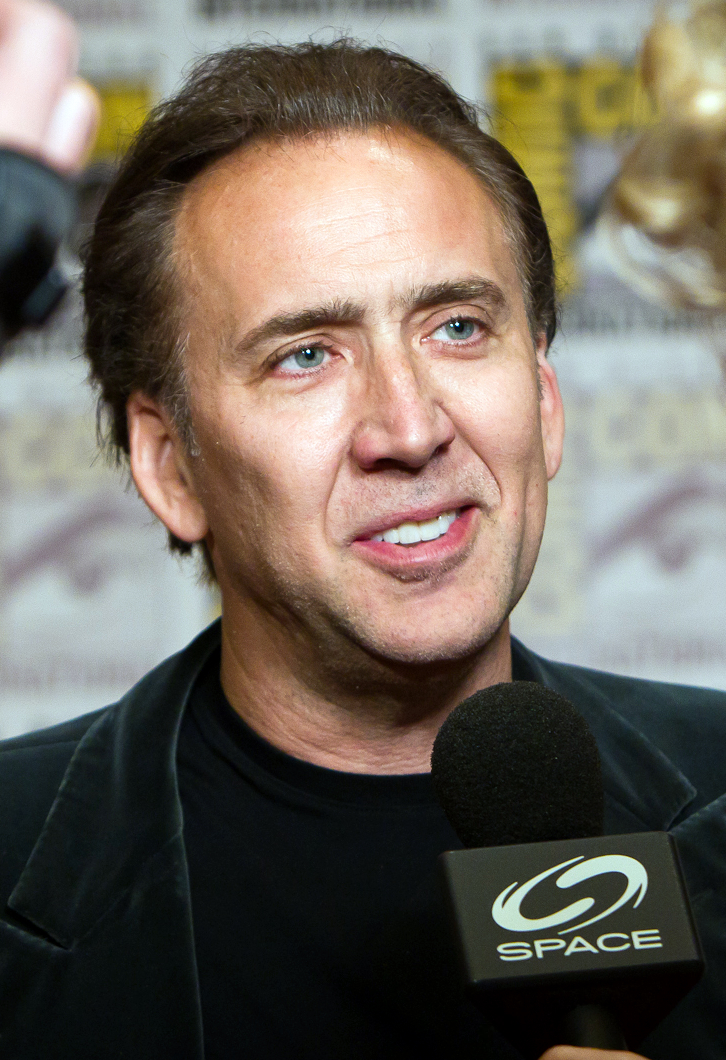
#> input picture ex1.jpg, 726 x 1060 px
$ python opencv_basic_drawing.py
#> lines starting #> are read from the running program, lines starting #| are printed output that depends on the picture; after the words box and inside, x2 and y2 are one past the last pixel; in counts of white or black regions, pixels touching at a corner belong together
import numpy as np
import cv2

canvas = np.zeros((300, 300, 3), dtype="uint8")

blue = (255, 0, 0)
cv2.line(canvas, (300, 0), (0, 300), blue, 2)
cv2.imshow("Canvas1", canvas)
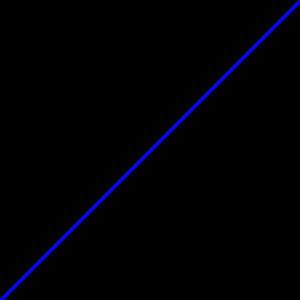
#> window 'Canvas1': shape (300, 300, 3); mean B, G, R 4.2, 0, 0
cv2.waitKey(0)

canvas2 = np.zeros((400, 400, 3), dtype="uint8")

green = (0, 255, 0)
cv2.rectangle(canvas2, (0, 0), (100, 40), green)
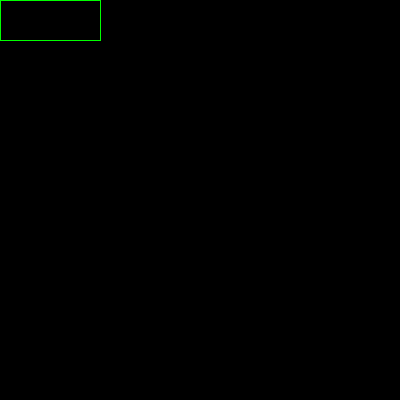
#> canvas2: shape (400, 400, 3); mean of channels 0, 1, 2 0, 0.4, 0; drawn as B, G, R
red = (0, 0, 255)
cv2.rectangle(canvas2, (350, 350), (400, 400), red)
#> canvas2: shape (400, 400, 3); 0.06% of pixels changed, all inside (x1, y1, x2, y2) = (350, 350, 400, 400)
cv2.imshow("Canvas2", canvas2)
cv2.waitKey(0)

canvas3 = np.zeros((300, 300, 3), dtype="uint8")

cv2.circle(canvas3, (40, 40), 40, (255, 0, 0), -1)
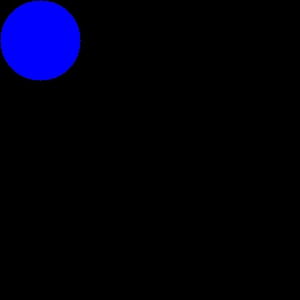
#> canvas3: shape (300, 300, 3); mean of channels 0, 1, 2 14.2, 0, 0; drawn as B, G, R
cv2.circle(canvas3, (150, 150), 60, (0, 0, 255), -1)
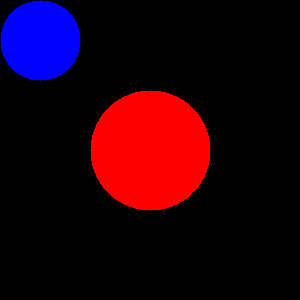
#> canvas3: shape (300, 300, 3); 12.54% of pixels changed, all inside (x1, y1, x2, y2) = (90, 90, 211, 211); drawn as B, G, R

cv2.imshow("Canvas3", canvas3)
cv2.waitKey(0)


canvas4 = np.zeros((300, 300, 3), dtype="uint8")

cv2.rectangle(canvas4, (100, 100), (200, 200), (0, 255, 0), 2)
cv2.circle(canvas4, (150, 150), 30, (255, 255, 0), 2)
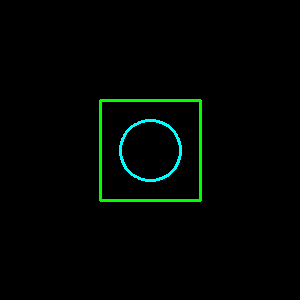
#> canvas4: shape (300, 300, 3); mean of channels 0, 1, 2 1.6, 5, 0; drawn as B, G, R

cv2.imshow("Canvas4", canvas4)
cv2.waitKey(0)

canvas5 = np.zeros((400, 400, 3), dtype="uint8")
center = (200, 200)

for i in range(5):
    size = 40 + i * 20
    top_left = (center[0] - size//2, center[1] - size//2)
    bottom_right = (center[0] + size//2, center[1] + size//2)
    cv2.rectangle(canvas5, top_left, bottom_right, (0, 255, 255), 2)
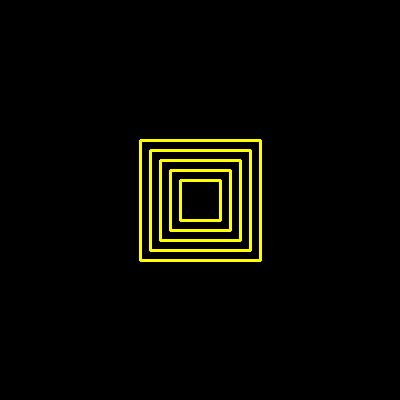
#> canvas5: shape (400, 400, 3); mean of channels 0, 1, 2 0, 7.6, 7.6; drawn as B, G, R

cv2.imshow("Canvas5", canvas5)
cv2.waitKey(0)

canvas6 = cv2.imread("ex1.jpg")
#> canvas6 is the input picture: shape (1060, 726, 3); mean B, G, R 93.3, 103.6, 111.8
cv2.circle(canvas6,(300, 370), 30, red, -1)
cv2.circle(canvas6,(460, 330), 30, red, -1)
cv2.rectangle(canvas6, (350, 500 ), (500, 600), green, -1)
cv2.circle(canvas6,(380, 400), 300, blue, 1)
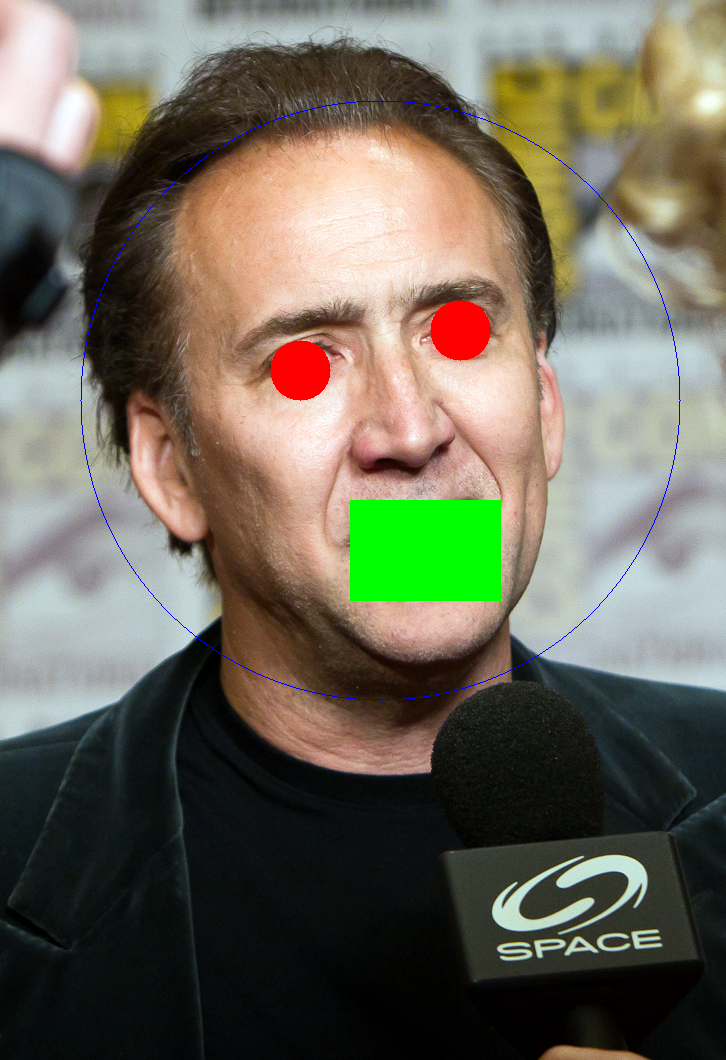
#> canvas6: shape (1060, 726, 3); mean B, G, R 90, 104.5, 108.4
cv2.imshow("Canvas6", canvas6)
cv2.waitKey(0)

$ run again, with example.jpg copied over ex1.jpg
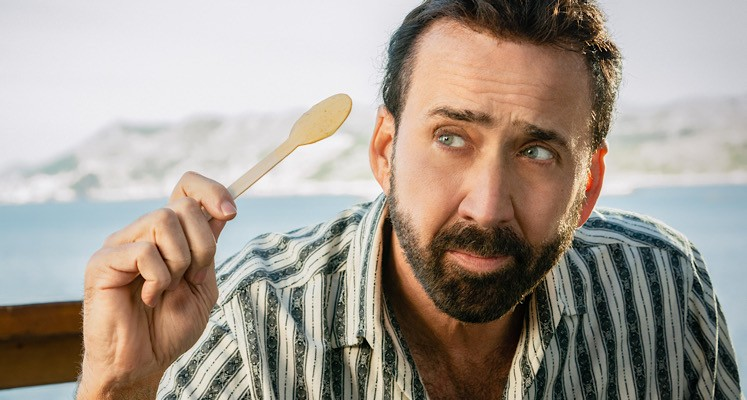
#> input picture example.jpg, 747 x 400 px
#> canvas6 is the input picture: shape (400, 747, 3); mean B, G, R 145.3, 155.2, 165.1
#> `cv2.circle(canvas6,(380, 400), 300, blue, 1)`:
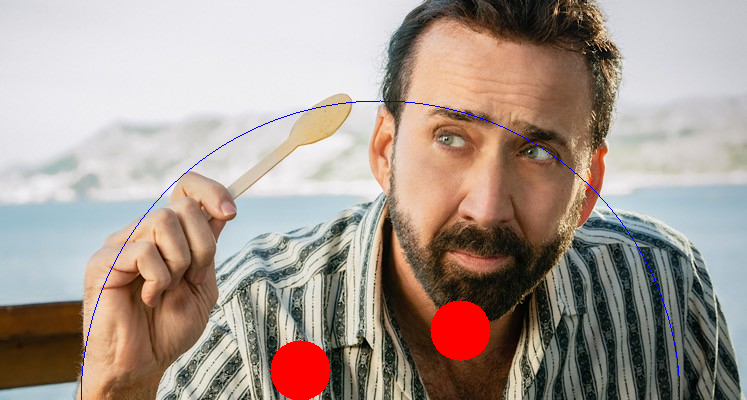
#> canvas6: shape (400, 747, 3); mean B, G, R 144.3, 153, 167.3

$ run again, with example2.jpg copied over ex1.jpg
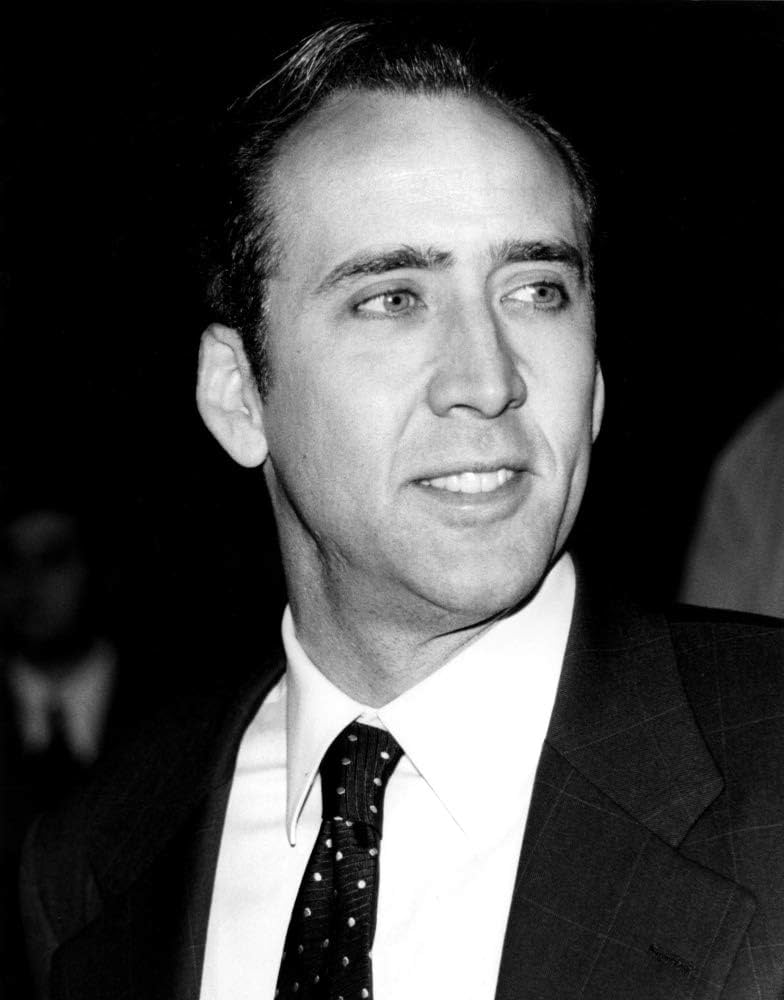
#> input picture example2.jpg, 784 x 1000 px
#> canvas6 is the input picture: shape (1000, 784, 3); min 0, max 255, mean 71.6
#> `cv2.circle(canvas6,(380, 400), 300, blue, 1)`:
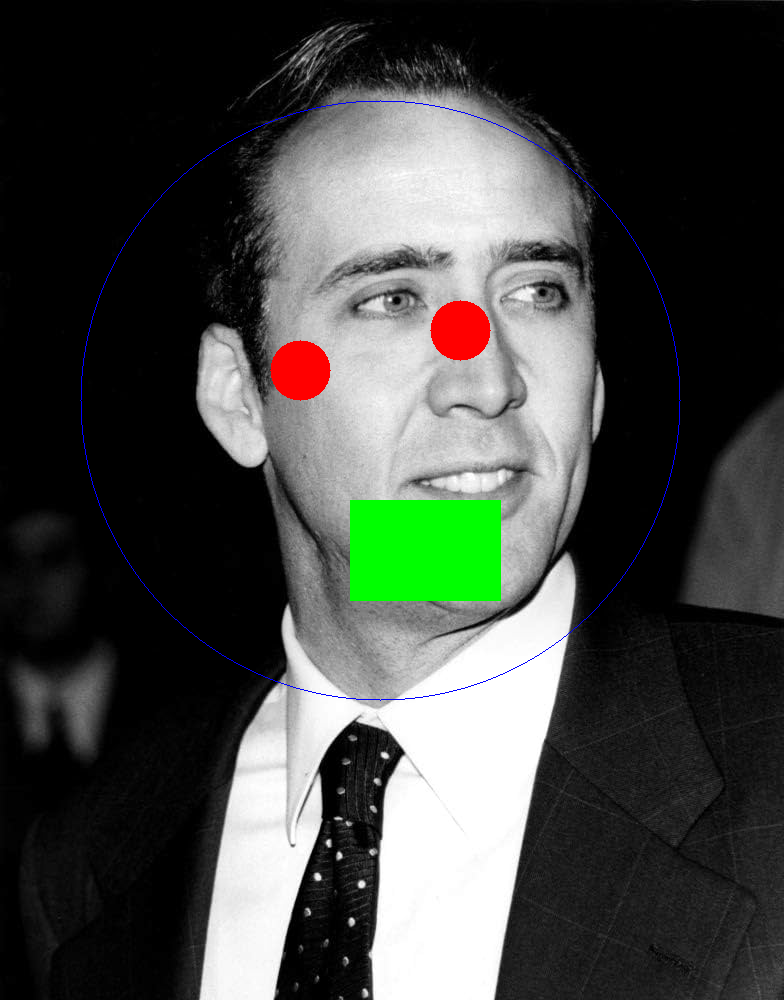
#> canvas6: shape (1000, 784, 3); mean B, G, R 67.3, 71.7, 68.6

$ run again, with image.jpg copied over ex1.jpg
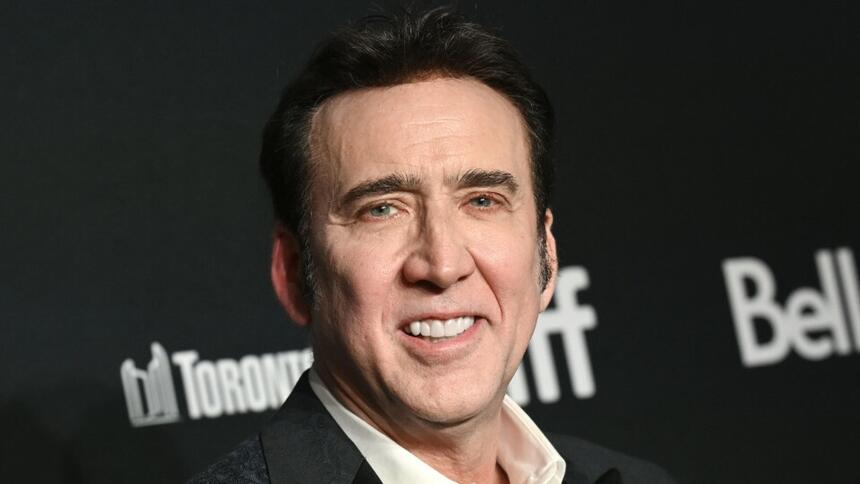
#> input picture image.jpg, 860 x 484 px
#> canvas6 is the input picture: shape (484, 860, 3); mean B, G, R 55.2, 60.8, 67.5
#> `cv2.circle(canvas6,(380, 400), 300, blue, 1)`:
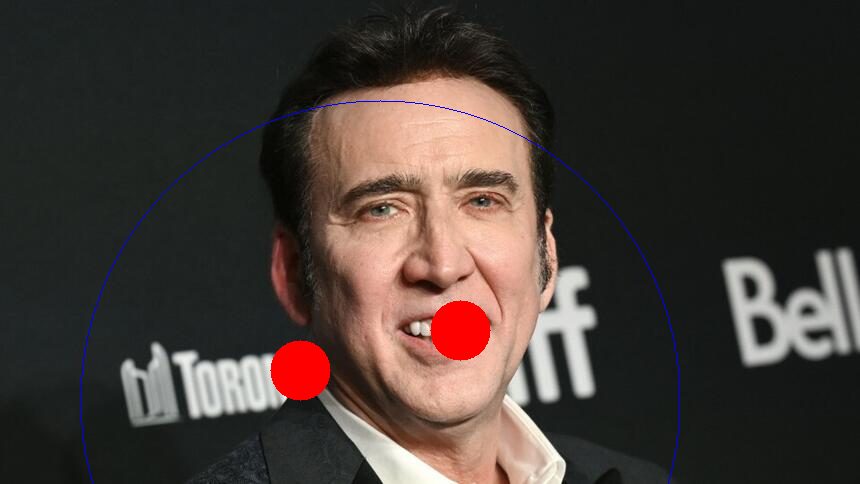
#> canvas6: shape (484, 860, 3); mean B, G, R 53.9, 58.9, 68.6
